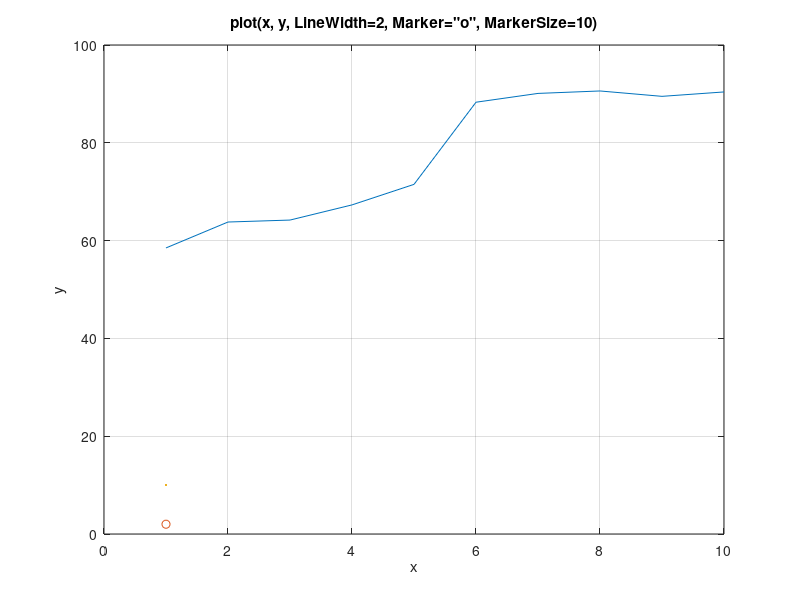

Write MATLAB code to recreate this figure. (Note: this script raises an error after producing the figure.)
% ex0501_namevalue.m - 5.1.2 Name=Value 로 선 속성 세밀하게 조정
% LineSpec 문자열로는 굵기나 마커 크기를 정할 수 없다. 속성 이름을 써야 한다.
clear; clc; close all

x = 1:10;
y = [58.5 63.8 64.2 67.3 71.5 88.3 90.1 90.6 89.5 90.4];

plot(x, y, LineWidth=2, Marker="o", MarkerSize=10)
title("plot(x, y, LineWidth=2, Marker=""o"", MarkerSize=10)")
xlabel("x"), ylabel("y"), grid on

theme(gcf, "light")              % R2026a 기본 테마는 dark 라 밝게 바꿔 저장한다
exportgraphics(gcf, "../../textbook/ch05/img/ex0501_namevalue.png")

% 구문법(R2021a 이전)으로 쓰면 아래와 동일하다.
% plot(x, y, "LineWidth", 2, "Marker", "o", "MarkerSize", 10)
